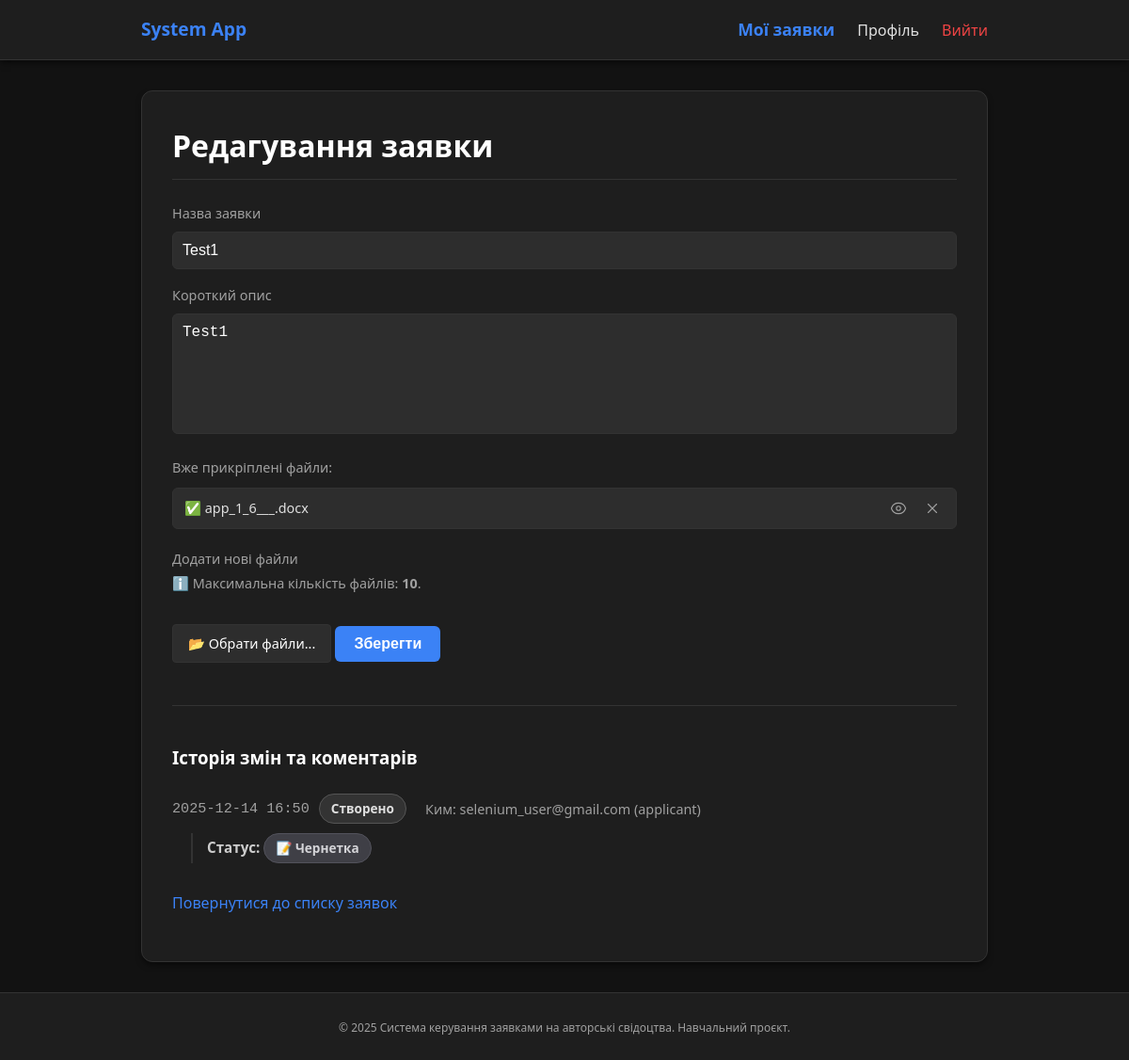
Page /applications/1/edit (signed in) on the committed database.
### models.py (models this page shows, shortened)
class Application(db.Model):
    __tablename__ = 'applications'
    id = db.Column(db.Integer, primary_key=True)
    title = db.Column(db.String(255), nullable=False)
    short_description = db.Column(db.Text, nullable=False)
    status = db.Column(db.String(50), nullable=False, default="draft")
    expert_comment = db.Column(db.Text, nullable=True)
    created_at = db.Column(db.DateTime, default=lambda: datetime.now(timezone.utc))
    updated_at = db.Column(
        db.DateTime,
        default=lambda: datetime.now(timezone.utc),
        onupdate=lambda: datetime.now(timezone.utc)
    )
    owner_id = db.Column(db.Integer, db.ForeignKey("users.id"), nullable=False)
    owner = db.relationship("User", backref="applications")
    files = db.relationship("ApplicationFile", backref="application", cascade="all, delete-orphan")
    history = db.relationship("ApplicationHistory", backref="application", cascade="all, delete-orphan",
                              order_by="desc(ApplicationHistory.created_at)")

class ApplicationFile(db.Model):
    __tablename__ = 'application_files'
    id = db.Column(db.Integer, primary_key=True)
    filename = db.Column(db.String(255), nullable=False)
    application_id = db.Column(db.Integer, db.ForeignKey("applications.id"), nullable=False)
    created_at = db.Column(db.DateTime, default=lambda: datetime.now(timezone.utc))

class ApplicationHistory(db.Model):
    __tablename__ = 'application_history'
    id = db.Column(db.Integer, primary_key=True)
    application_id = db.Column(db.Integer, db.ForeignKey("applications.id"), nullable=False)
    changed_by_id = db.Column(db.Integer, db.ForeignKey("users.id"), nullable=True)
    changed_by = db.relationship("User")
    event_type = db.Column(db.String(50), nullable=False)
    snapshot_title = db.Column(db.String(255), nullable=True)
    snapshot_description = db.Column(db.Text, nullable=True)
    snapshot_status = db.Column(db.String(50), nullable=True)
    snapshot_comment = db.Column(db.Text, nullable=True)
    created_at = db.Column(db.DateTime, default=lambda: datetime.now(timezone.utc))

class User(db.Model):
    __tablename__ = 'users'
    id = db.Column(db.Integer, primary_key=True)
    email = db.Column(db.String(255), unique=True, nullable=False)
    password_hash = db.Column(db.String(255), nullable=False)
    role = db.Column(db.String(50), default="applicant")  # applicant, expert, admin, super_admin
    is_blocked = db.Column(db.Boolean, default=False)
    created_at = db.Column(db.DateTime, default=lambda: datetime.now(timezone.utc))

### application_routes.py (the view, shortened to what this page needs)
    @app.route("/applications/<int:application_id>/edit", methods=["GET", "POST"])
    @login_required
    def edit_application(application_id):
        app_obj = db.get_or_404(Application, application_id)
        if app_obj.owner_id != g.user.id:
            flash("Ви не можете редагувати цю заявку.", "danger")
            return redirect(url_for("my_applications"))
        if app_obj.status not in ("draft", "needs_changes"):
            flash("Редагувати можна лише чернетку.", "warning")
            return redirect(url_for("view_application", application_id=application_id))
        return render_template("application_form.html", mode="edit", application=app_obj, title_value=app_obj.title,
                               description_value=app_obj.short_description)

### app.py (called while the page is built)
@app.before_request
def load_logged_in_user():
    g.user = get_current_user()

### helpers.py (called while the page is built)
def get_current_user():
    user_id = session.get("user_id")
    if not user_id:
        return None
    return db.session.get(User, user_id)

def login_required(view_func):
    @wraps(view_func)
    def wrapped_view(**kwargs):
        if g.user is None:
            flash("Будь ласка, увійдіть у систему.", "warning")
            return redirect(url_for("login", next=request.path))
        return view_func(**kwargs)
    return wrapped_view

### templates/application_form.html (shortened to what this page needs)
{% extends "base.html" %}
{% if mode == "create" %}
    {% set page_title = "Нова заявка" %}
{% else %}
    {% set page_title = "Редагування заявки" %}
{% endif %}
{% block content %}
<h1>{{ page_title }}</h1>
<form method="post" enctype="multipart/form-data" id="appForm">
    <label for="title">Назва заявки</label>
    <input type="text" id="title" name="title" required
           value="{{ title_value or '' }}">
    <label for="short_description">Короткий опис</label>
    <textarea id="short_description" name="short_description" rows="6" required
              class="auto-expand"
              style="width:100%; padding:10px; border-radius:4px; border:1px solid #333; background: #2d2d2d; color: white;">{{ description_value or '' }}</textarea>
    {% if application and application.files %}
        <label>Вже прикріплені файли:</label>
        <ul class="file-upload-list" style="margin-bottom: 20px;">
            {% for f in application.files %}
                {% set ext = f.filename.split('.')[-1].lower() %}
                <li class="file-upload-item">
                    <span class="file-upload-name">✅ {{ f.filename }}</span>
                    <div class="file-upload-actions">
                        <button type="button" class="action-btn" title="Переглянути"
                                onclick="openPreview('{{ url_for('download_file', filename=f.filename) }}', '{{ ext }}')">
                        </button>
                        <button type="button" class="action-btn delete" title="Видалити"
                                onclick="deleteServerFile('{{ url_for('delete_file_route', file_id=f.id) }}')">
                            <svg xmlns="http://www.w3.org/2000/svg" fill="none" viewBox="0 0 24 24" stroke-width="1.5" stroke="currentColor"><path stroke-linecap="round" stroke-linejoin="round" d="M6 18L18 6M6 6l12 12" /></svg>
                        </button>
                    </div>
                </li>
            {% endfor %}
        </ul>
    {% endif %}
    <label>Додати нові файли</label>
    <p style="margin-top: -5px; margin-bottom: 10px; font-size: 0.9rem; color: #a0a0a0;">
        ℹ️ Максимальна кількість файлів: <strong>10</strong>.
    </p>
    <label for="files" class="custom-file-upload">
        📂 Обрати файли...
    </label>
    <button type="submit">
        {% if mode == "create" %}Створити{% else %}Зберегти{% endif %}
    </button>
</form>
{% if application %}
    <hr style="margin: 40px 0; border-top: 1px solid var(--border);">
    <h3>Історія змін та коментарів</h3>
    {% if application.history %}
        <div class="timeline">
            {% for event in application.history %}
                <div class="timeline-item">
                    <div class="timeline-header">
                        <span class="timeline-date">{{ event.created_at.strftime('%Y-%m-%d %H:%M') }}</span>
                        {% if event.event_type == 'created' %}
                            <span class="status-badge" style="background:#333; border:1px solid #555;">Створено</span>
                        {% elif event.event_type == 'edited' %}
                            <span class="status-badge" style="background:#0c4a6e; border:1px solid #0ea5e9; color:#bae6fd;">Відредаговано</span>
                        {% elif event.event_type == 'status_change' %}
                            <span class="status-badge" style="background:#4c1d95; border:1px solid #8b5cf6; color:#ddd6fe;">Зміна статусу</span>
                        {% endif %}
                        <span style="margin-left: 10px; color: var(--text-muted); font-size: 0.9rem;">
                            Ким: {{ event.changed_by.email }} ({{ event.changed_by.role }})
                        </span>
                    </div>
                    <div class="timeline-content">
                        {% if event.snapshot_status %}
                            <div style="margin: 5px 0;">
                                <strong>Статус:</strong>
                                {% if event.snapshot_status == 'draft' %}
                                    <span class="status-badge status-draft">📝 Чернетка</span>
                                {% elif event.snapshot_status == 'submitted' %}
                                    <span class="status-badge status-submitted">⏳ На розгляді</span>
                                {% elif event.snapshot_status == 'needs_changes' %}
                                    <span class="status-badge status-needs-changes">⚠️ Потребує змін</span>
                                {% elif event.snapshot_status == 'approved' %}
                                    <span class="status-badge status-approved">✅ Схвалено</span>
                                {% elif event.snapshot_status == 'rejected' %}
                                    <span class="status-badge status-rejected">❌ Відхилено</span>
                                {% elif event.snapshot_status == 'cancelled' %}
                                    <span class="status-badge status-cancelled">🚫 Скасовано</span>
                                {% else %}
                                    <span class="status-badge">{{ event.snapshot_status }}</span>
                                {% endif %}
                            </div>
                        {% endif %}
                    </div>
                </div>
            {% endfor %}
        </div>
    {% else %}
        <p style="color: var(--text-muted);">Історія змін відсутня.</p>
    {% endif %}
{% endif %}
<p style="margin-top: 20px;">
    <a href="{{ url_for('my_applications') }}">Повернутися до списку заявок</a>
</p>
{% endblock %}

### static/style.css (style rules this page uses)
:root { --bg-body: #121212; --bg-card: #1e1e1e; --bg-input: #2d2d2d; --text-main: #e0e0e0; --text-muted: #a0a0a0; --primary: #3b82f6; --primary-hover: #2563eb; --danger: #ef4444; --danger-hover: #dc2626; --border: #333333; --shadow: 0 4px 6px -1px rgba(0, 0, 0, 0.5); }
* { box-sizing: border-box; }
body { font-family: 'Segoe UI', system-ui, sans-serif; margin: 0; background: var(--bg-body); color: var(--text-main); display: flex; flex-direction: column; min-height: 100vh; line-height: 1.6; }
h1, h2, h3 { color: #fff; margin-top: 0; }
h1 { margin-bottom: 1.5rem; border-bottom: 1px solid var(--border); padding-bottom: 10px; }
a { color: var(--primary); text-decoration: none; }
hr { border: 0; border-top: 1px solid var(--border); margin: 2rem 0; }
form { margin-top: 1rem; }
form label { display: block; margin-top: 1rem; margin-bottom: 0.5rem; color: var(--text-muted); font-size: 0.9rem; }
form input, form textarea, form select { width: 100%; padding: 10px; border-radius: 6px; border: 1px solid var(--border); background: var(--bg-input); color: #fff; font-size: 1rem; transition: border-color 0.2s; }
form textarea { resize: vertical; max-width: 100%; }
form textarea.auto-expand { resize: none; overflow-y: hidden; min-height: 100px; }
button { margin-top: 1.5rem; padding: 10px 20px; border-radius: 6px; border: none; background: var(--primary); color: #fff; font-size: 1rem; font-weight: 600; cursor: pointer; transition: background 0.2s; display: inline-block; }
.status-badge { display: inline-block; padding: 4px 12px; border-radius: 50px; font-size: 0.85rem; font-weight: 600; text-align: center; white-space: nowrap; }
.status-draft { background-color: #3f3f46; color: #d4d4d8; border: 1px solid #52525b; }
.custom-file-upload { display: inline-block; padding: 8px 16px; background: #2d2d2d; border: 1px solid var(--border); border-radius: 4px; color: #fff; cursor: pointer; font-size: 0.9rem; margin-bottom: 5px; transition: background 0.2s; }
.file-upload-list { margin-top: 10px; list-style: none; padding: 0; border: 1px solid var(--border); border-radius: 6px; background: var(--bg-input); }
.file-upload-item { display: flex; justify-content: space-between; align-items: center; padding: 8px 12px; border-bottom: 1px solid var(--border); }
.file-upload-item:last-child { border-bottom: none; }
.file-upload-name { flex: 1; color: var(--text-main); font-size: 0.9rem; white-space: nowrap; overflow: hidden; text-overflow: ellipsis; margin-right: 15px; }
.file-upload-actions { display: flex; gap: 10px; align-items: center; }
.action-btn { background: transparent; border: none; cursor: pointer; padding: 4px; display: flex; align-items: center; justify-content: center; color: var(--text-muted); transition: color 0.2s; margin: 0 !important; }
.action-btn svg { width: 18px; height: 18px; }
.timeline-item { padding: 5px 0; }
.timeline-header { display: flex; align-items: center; flex-wrap: wrap; gap: 10px; margin-bottom: 10px; }
.timeline-date { font-family: monospace; color: var(--text-muted); font-size: 0.95rem; }
.timeline-content { margin-left: 20px; padding-left: 15px; border-left: 2px solid var(--border); font-size: 0.95rem; color: #ccc; }

### rows in the picture
Application: title "Test1", short_description "Test1"
ApplicationFile: filename "app_1_6___.docx"
ApplicationHistory: created_at "2025-12-14 16:50", event_type "Створено", changed_by.email "selenium_user@gmail.com", changed_by.role "applicant", shows "Статус:", snapshot_status "📝 Чернетка"

### other values in the picture
{{ page_title }} "Редагування заявки"
